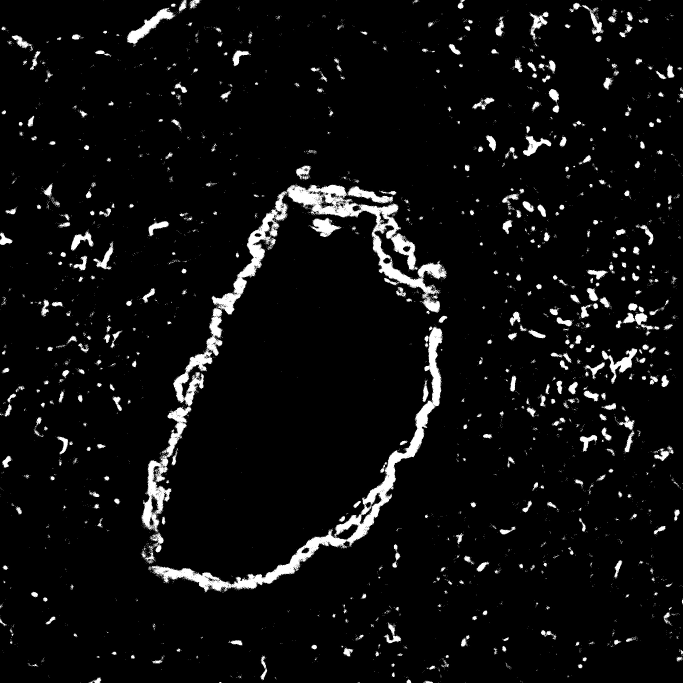
#> input picture code/check in 1/images/MASK_SK658 Slobe ch010118.jpg, 2048 x 2048 px (shown at 1/3 size)
$ python main_2.py
#> lines starting #> are read from the running program, lines starting #| are printed output that depends on the picture; after the words box and inside, x2 and y2 are one past the last pixel; in counts of white or black regions, pixels touching at a corner belong together
"""
Module 3: Count black and white pixels, compute the percentage of white pixels
in .jpg images, write results to CSV, and optionally interpolate a point.
"""

import sys
from time import time
import cv2
import numpy as np
import pandas as pd
import matplotlib.pyplot as plt
from scipy.interpolate import interp1d
from termcolor import colored
import time


# Configuration

# choosing 6 images to analyze
FILENAMES = [
    r"images/MASK_SK658 Slobe ch010118.jpg",
    r"images/MASK_SK658 Slobe ch010113.jpg",
    r"images/MASK_SK658 Slobe ch010098.jpg",
    r"images/MASK_SK658 Llobe ch010022.jpg",
    r"images/MASK_SK658 Llobe ch010168.jpg",
    r"images/MASK_SK658 Slobe ch010156.jpg"
]

# Load depths from CSV
depth_df = pd.read_csv("Filenames and Depths for Students.csv")
#> (reads Filenames and Depths for Students.csv from the repository)
depth_dict = dict(zip(depth_df["Filenames"], depth_df["Depth from lung surface (in micrometers) where image was acquired"])) # Create a list of depths corresponding to the FILENAMES
DEPTHS = [depth_dict[fn] for fn in FILENAMES] # Create a list of depths corresponding to the FILENAMES

OUTPUT_CSV = "Percent_White_Pixels.csv" # Output CSV filename
THRESHOLD = 127 # Threshold for binarization (0-255); adjust as needed based on image characteristics

# Helper functions
def load_image(filepath: str) -> np.ndarray: # type: (str) -> np.ndarray
    """Load a grayscale image; exit with a clear message if not found."""
#> called with filepath = 'images/MASK_SK658 Slobe ch010118.jpg'
    img = cv2.imread(filepath, cv2.IMREAD_GRAYSCALE) # Load as grayscale
#> img is the input picture: shape (2048, 2048); min 0, max 255, mean 14.5
    if img is None: # Check if the image was loaded successfully
        print(colored(f"ERROR: Could not load image: {filepath}", "red")) # Print error message in red
        sys.exit(1) # Exit the program with a non-zero status to indicate an error
    return img # Return the loaded image as a NumPy array


def count_pixels(img: np.ndarray, threshold: int = THRESHOLD) -> tuple[int, int]: # type: (np.ndarray, int) -> tuple[int, int]
    """Return (white_count, black_count) for a grayscale image."""
#> called with threshold = 127
    _, binary = cv2.threshold(img, threshold, 255, cv2.THRESH_BINARY) # Binarize the image using the specified threshold
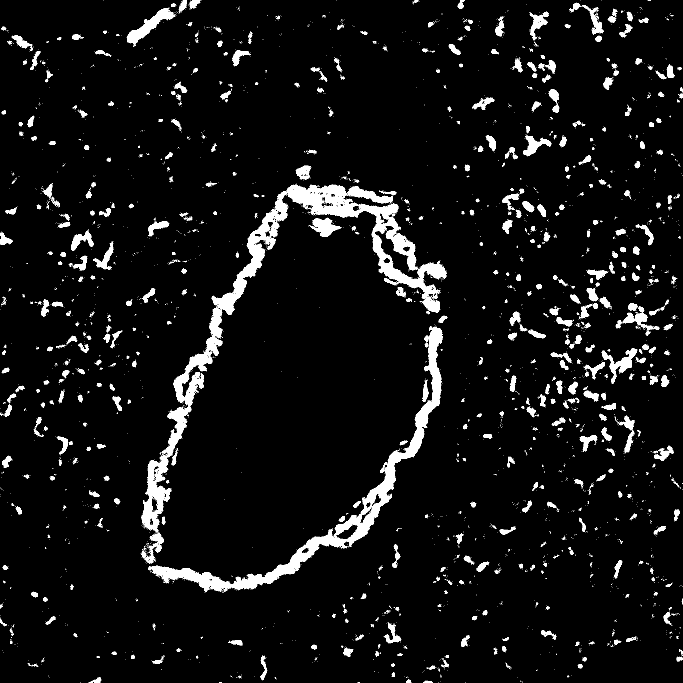
#> binary: shape (2048, 2048) (shown at 1/3 size); 5.7% white; 5945 white regions (5354 under 20 px), largest, box (x1, y1, x2, y2) and area: (425, 553, 1340, 1597) 67148, (444, 980, 1328, 1777) 40994, (381, 23, 526, 133) 4318
    white = int(np.sum(binary == 255)) # Count white pixels (255 in binary image)
#> white = 237289
    black = int(np.sum(binary == 0)) # Count black pixels (0 in binary image)
#> black = 3957015
    return white, black # Return the counts of white and black pixels as integers


def white_percentage(white: int, black: int) -> float: # type: (int, int) -> float
    """Return white pixels as a percentage of total pixels."""
    total = white + black # Calculate total pixels
    return 100.0 * white / total if total > 0 else 0.0 # Return percentage of white pixels; handle division by zero


def analyze_images(filenames: list[str]) -> tuple[list[int], list[int], list[float]]: # type: (list[str]) -> tuple[list[int], list[int], list[float]]
    """Load and analyze all images; return pixel counts and percentages."""
    white_counts, black_counts, white_percents = [], [], [] # Initialize lists to store results
    for filepath in filenames: # Loop through each file path in the list of filenames
        img = load_image(filepath)
        white, black = count_pixels(img)
#> white = 237289; black = 3957015
        white_counts.append(white)
        black_counts.append(black)
        white_percents.append(white_percentage(white, black))
#> in white_percentage, `total = white + black`: total = 4194304
#> pass 2 of the loop in analyze_images, `for filepath in filenames:`:
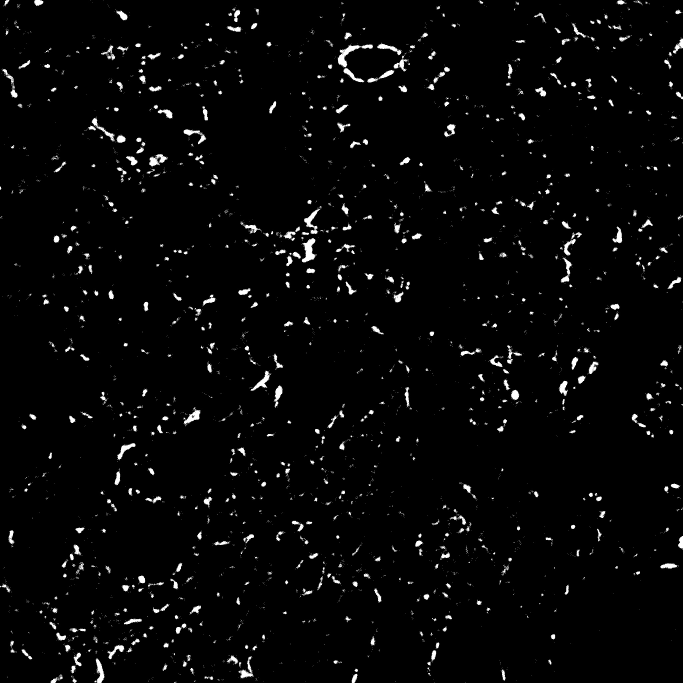
#> input picture code/check in 1/images/MASK_SK658 Slobe ch010113.jpg, 2048 x 2048 px (shown at 1/3 size)
#> in load_image, img is the input picture: shape (2048, 2048); min 0, max 255, mean 7.3
#> in count_pixels (call 2), `_, binary = cv2.threshold(img, threshold, 255, cv2.THRESH_BINARY)`:
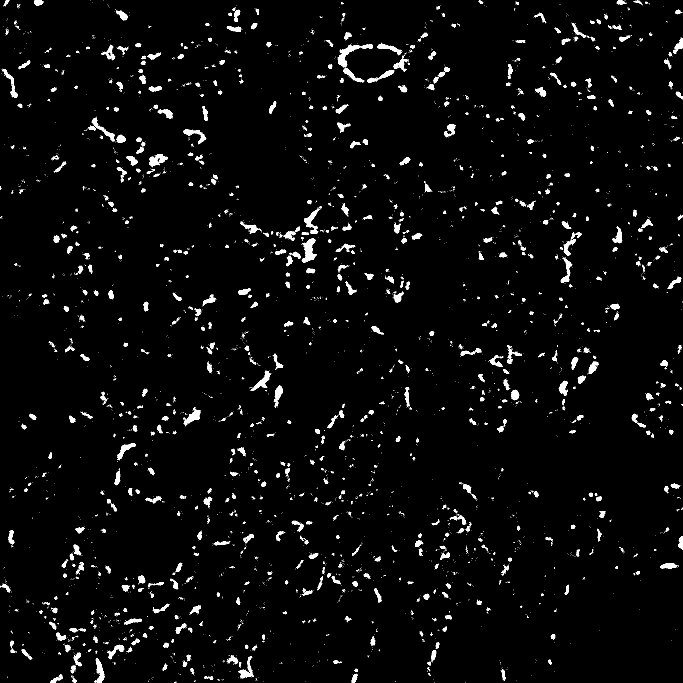
#> binary: shape (2048, 2048) (shown at 1/3 size); 2.9% white; 5539 white regions (4758 under 20 px), largest, box (x1, y1, x2, y2) and area: (1013, 133, 1119, 203) 1872, (905, 714, 950, 788) 1660, (912, 625, 961, 702) 1164
#> in count_pixels (call 2), `white = int(np.sum(binary == 255))`: white = 119938
#> in count_pixels (call 2), `black = int(np.sum(binary == 0))`: black = 4074366
#> in analyze_images, `white, black = count_pixels(img)`: white = 119938; black = 4074366
#> pass 3 of the loop in analyze_images, `for filepath in filenames:`:
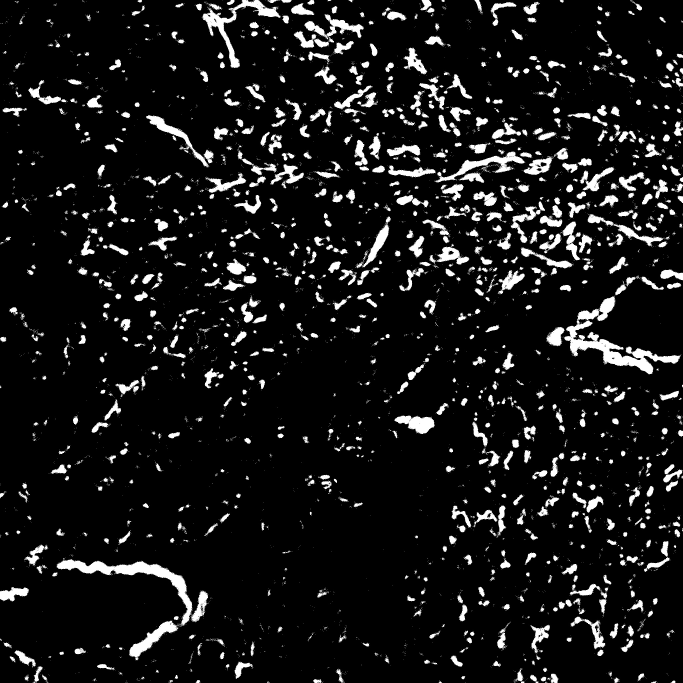
#> input picture code/check in 1/images/MASK_SK658 Slobe ch010098.jpg, 2048 x 2048 px (shown at 1/3 size)
#> in load_image, img is the input picture: shape (2048, 2048); min 0, max 255, mean 23.4
#> in count_pixels (call 3), `_, binary = cv2.threshold(img, threshold, 255, cv2.THRESH_BINARY)`:
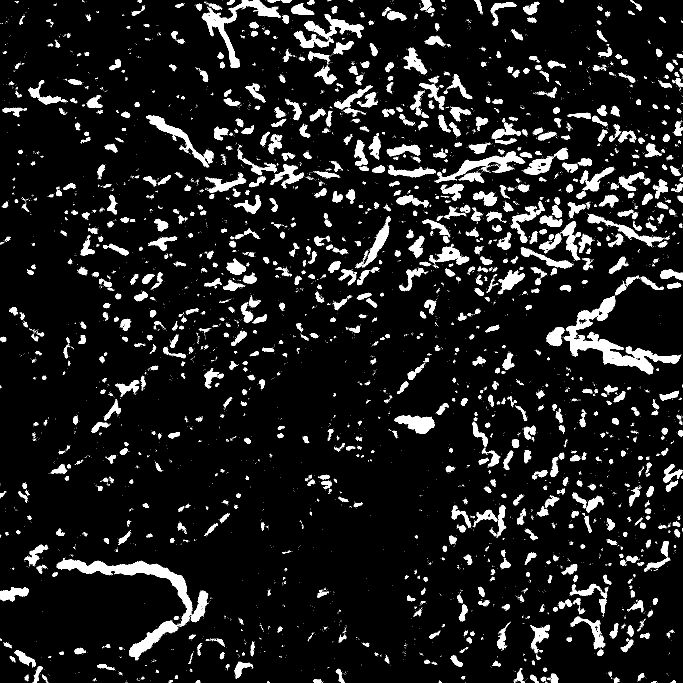
#> binary: shape (2048, 2048) (shown at 1/3 size); 9.1% white; 7686 white regions (6592 under 20 px), largest, box (x1, y1, x2, y2) and area: (1692, 889, 2043, 1123) 17678, (169, 1678, 577, 1877) 13072, (605, 0, 843, 204) 8115
#> in count_pixels (call 3), `white = int(np.sum(binary == 255))`: white = 383479
#> in count_pixels (call 3), `black = int(np.sum(binary == 0))`: black = 3810825
#> in analyze_images, `white, black = count_pixels(img)`: white = 383479; black = 3810825
#> the loop made 4 passes; the first 3 are shown
    return white_counts, black_counts, white_percents # Return the lists of white counts, black counts, and white percentages for all images


# Reporting

def print_pixel_counts(filenames, white_counts, black_counts): # type: (list[str], list[int], list[int]) -> None
    print(colored("\nCounts of pixels by color in each image", "yellow")) # Print header in yellow
    for i, filepath in enumerate(filenames): # Loop through each file path and corresponding pixel counts
        print(colored(f"  Image {i} — White: {white_counts[i]:,}  |  Black: {black_counts[i]:,}", "white")) # Print pixel counts for each image in white


def print_white_percents(filenames, depths, white_percents): # type: (list[str], list[int], list[float]) -> None
    print(colored("\nPercent white pixels per image", "yellow")) # Print header in yellow
    for i, filepath in enumerate(filenames): # Loop through each file path and corresponding white pixel percentage
        print(colored(f"  {filepath}", "red")) # Print the filename in red
        print(f"    {white_percents[i]:.2f}% white  |  Depth: {depths[i]:,} µm\n") # Print the percentage of white pixels and corresponding depth for each image


def save_csv(filenames, depths, white_percents, output_path: str = OUTPUT_CSV): # type: (list[str], list[int], list[float], str) -> None
    df = pd.DataFrame({ # Create a DataFrame to store results
        "Filename":      filenames,
        "Depth (µm)":   depths,
        "White (%)":    [round(p, 4) for p in white_percents],
    })
    df.to_csv(output_path, index=False) # Save the DataFrame to a CSV file without the index
    print(colored(f"Results saved to '{output_path}'.", "green")) # Print confirmation message in green

if __name__ == "__main__": # Run the analysis and reporting when the script is executed
#> (the run stopped early here; a loop or call above may not have finished)
